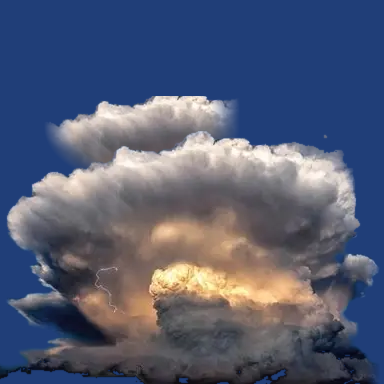
#> input picture assets-src/pixel-practice/r30-cumulonimbus/composite.png, 384 x 384 px
$ python reshape.py
#> lines starting #> are read from the running program, lines starting #| are printed output that depends on the picture
"""形を変えた積乱雲（compose.py で組んだ composite.png）を、wide.py と同じやり方でドットにする（2026-10-05）。
書き出しは reshape.txt / pal-reshape.json / reshape.png。

以下は wide.py の説明: 積乱雲を、横に広げる（2026-10-05、人間の指示「この感じを崩さないで形を変えて。横に広げるように」）。
natural.py と同じ作り方で、縦の高さはそのまま、横だけ 1.375 倍（256 → 352）にのばしてから、ドットにする
（のばしたあとでドットにするので、ドットはつぶれない）。絵は 352×256。前の版は cumulonimbus-v2.*。

以下は natural.py の説明: 積乱雲のトレースを、少し自然にする（2026-10-05、人間の指示「これを少し自然な感じにして」）。
trace.py の版（cumulonimbus-v1.*）は、色の面がまだらで、色の境と外のふちがぎざぎざだった。ここでは:
- 縮めたあと、3×3 の中央値でならして、こまかなまだらを消す（形はそのまま）。
- 色は 32 色。となり合う2色のあいだの色は、2×2 の市松で1ドットずつまぜる（なめらかなグラデーション）。
  まぜるのは、ちょうどあいだの所だけ（ざらざらにしない）。
- 外のふちは、空と雲がまざる所（写真で少し青い所）を、市松の「うすい雲」にする（ふちがやわらかく、少し透けて見える）。
- 底は、まっすぐ切れないよう、下へ行くほどうすくして、市松で消えていくようにする。
空はとうめい。雲の本体だけ。256×256（下にそろえる）。"""
import json
import math
from PIL import Image, ImageFilter

import sys
SRC = sys.argv[1] if len(sys.argv) > 1 else "composite.png"     # 重ねた絵
OUTN = sys.argv[2] if len(sys.argv) > 2 else "reshape"          # 書き出しの名前
src = Image.open(SRC).convert("RGB")
#> src is the input picture: PIL image 384x384 RGB; mean R, G, B 83.6, 91.3, 115.6
crop = src
h = round(crop.height * 256 / 384)            # 重ねた絵 384 → 256（たて）、384 → 352（よこ）。採用した雲と同じ縮め方
#> h = 256
w = round(crop.width * 352 / 384)
#> w = 352
small = crop.resize((w, h), Image.LANCZOS).filter(ImageFilter.MedianFilter(3))
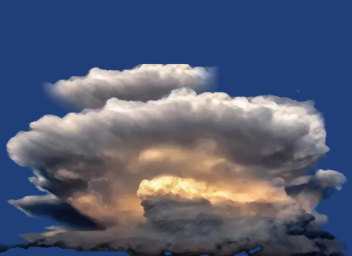
#> small: PIL image 352x256 RGB; mean R, G, B 83.6, 91.2, 115.6
px = small.load()
S = 256
SW = w
#> SW = 352
BAYER = [[0.125, 0.625], [0.875, 0.375]]


def hsh(x, y):
    n = (x * 374761393 + y * 668265263) & 0xFFFFFFFF
    n = (n ^ (n >> 13)) * 1274126177 & 0xFFFFFFFF
    return (n & 0xFFFF) / 65535


def noise(x, s):
    i = math.floor(x / s)
    f = x / s - i
    a, b = hsh(i, 7), hsh(i + 1, 7)
    return a + (b - a) * f * f * (3 - 2 * f)


# 雲らしさ（0=空 1=雲）
def cloudness(r, g, b):
    return max(0.0, min(1.0, (78 - (b - r)) / 34))

alpha = [[cloudness(*px[x, y]) for x in range(w)] for y in range(h)]
#> alpha = 256 items
for x in range(w):                                   # 底: 下へ行くほどうすくなり、市松で消えていく（まっすぐ切れない）
    depth = 6 + noise(x, 30) * 8
    for y in range(h - 16, h):
        k = (h - 1 - y) / depth
        if k < 1:
            alpha[y][x] = min(alpha[y][x], 0.3 + 0.32 * k)
# 上の方で、空の青が多くまざった所（写真の右上の、うすいかすみ）は、うすい雲にする（四角い面に見えないよう）
for y in range(int(h * 0.4)):
    for x in range(w):
        r, g, b = px[x, y]
        if b - r > 36:
            alpha[y][x] = min(alpha[y][x], 0.5)
solid = [[alpha[y][x] >= 0.62 for x in range(w)] for y in range(h)]
#> solid = 256 items
thin = [[0.3 <= alpha[y][x] < 0.62 for x in range(w)] for y in range(h)]
#> thin = 256 items
# 雲の本体（いちばん大きなかたまり）
seen = [[False] * w for _ in range(h)]
best = []
for y0 in range(h):
    for x0 in range(w):
        if solid[y0][x0] and not seen[y0][x0]:
            comp, st = [], [(x0, y0)]
            seen[y0][x0] = True
            while st:
                x, y = st.pop()
                comp.append((x, y))
                for nx, ny in ((x + 1, y), (x - 1, y), (x, y + 1), (x, y - 1)):
                    if 0 <= nx < w and 0 <= ny < h and solid[ny][nx] and not seen[ny][nx]:
                        seen[ny][nx] = True
                        st.append((nx, ny))
            if len(comp) > len(best):
                best = comp
#> after the loop, best = 47611 items; seen = 256 items
body = set(best)
#> body = 47611 items
# うすい雲は、本体から2ドット以内だけ
near = set()
for (x, y) in body:
    for dy in range(-2, 3):
        for dx in range(-2, 3):
            near.add((x + dx, y + dy))
#> this loop made 47611 passes
#> (x, y) on passes 1 to 3: (165, 216), (206, 217), (150, 93)
#> after the loop, near = 50631 items
# 色を32色に（本体の色から）
pts = [px[x, y] for (x, y) in body]
#> pts = 47611 items
tmp = Image.new("RGB", (len(pts), 1))
tmp.putdata(pts)
q = tmp.quantize(colors=32, method=Image.MEDIANCUT, kmeans=4)
pal = q.getpalette()[:32 * 3]
#> pal = 96 values, max 249 at index 6, min 13 at index 93, mean 122.4
colors = [tuple(pal[i * 3:i * 3 + 3]) for i in range(32)]
#> colors = 32 items, first 6: (244, 233, 222), (224, 213, 205), (249, 224, 162), (208, 197, 191), (191, 181, 178), (235, 190, 135)


def two_nearest(c):
    d = sorted(range(32), key=lambda i: sum((colors[i][k] - c[k]) ** 2 for k in range(3)))
    return d[0], d[1]


def between(c, a, b):
    A, B = colors[a], colors[b]
    v = [B[k] - A[k] for k in range(3)]
    vv = sum(t * t for t in v) or 1
    return max(0.0, min(1.0, sum((c[k] - A[k]) * v[k] for k in range(3)) / vv))

idx = [[-1] * w for _ in range(h)]
for (x, y) in body:
    c = px[x, y]
    a, b = two_nearest(c)
    t = between(c, a, b)
    k = a
    if 0.36 < t < 0.64 and BAYER[y % 2][x % 2] < t:   # ちょうどあいだの所だけ、市松でまぜる
        k = b
    idx[y][x] = k
#> this loop made 47611 passes
#> (x, y, c, a, b, A in between, B in between, v in between) on passes 1 to 8: (165, 216, (83, 83, 84), 25, 22, (79, 79, 86), (90, 85, 91), [11, 6, 5]), (206, 217, (83, 85, 90), 22, 25, (90, 85, 91), (79, 79, 86), [-11, -6, -5]), (150, 93, (91, 87, 93), 22, 21, (90, 85, 91), (94, 92, 98), [4, 7, 7]), (241, 211, (149, 120, 102), 14, 11, (145, 115, 100), (161, 125, 102), [16, 10, 2]), (282, 212, (160, 141, 133), 9, 7, (146, 141, 146), (160, 154, 156), [14, 13, 10]), (315, 160, (74, 84, 99), 23, 25, (74, 88, 113), (79, 79, 86), [5, -9, -27]), (53, 160, (45, 48, 62), 29, 30, (46, 50, 65), (28, 37, 56), [-18, -13, -9]), (92, 88, (159, 155, 156), 7, 9, (160, 154, 156), (146, 141, 146), [-14, -13, -10])
#> (x, y) on passes 16 to 21: (145, 99), (236, 217), (310, 166), (48, 166), (122, 115), (180, 93)
# うすい雲（ふち）: 市松で半分だけ、明るめの色を置く
light = sorted(range(32), key=lambda i: -sum(colors[i]))
for y in range(h):
    for x in range(w):
        if thin[y][x] and (x, y) in near and (x, y) not in body and (x + y) % 2 == 0:
            c = px[x, y]
            # 空の青が少しまざった色に近い、雲の色
            a, _ = two_nearest((min(255, c[0] + 20), min(255, c[1] + 16), c[2]))
            idx[y][x] = a
# ぽつんと1ドットの色（市松でないもの）を、まわりの色に
for y in range(1, h - 1):
    for x in range(1, w - 1):
        k = idx[y][x]
        if k < 0 or (x, y) not in body:
            continue
        nb = [idx[y][x - 1], idx[y][x + 1], idx[y - 1][x], idx[y + 1][x]]
        dg = [idx[y - 1][x - 1], idx[y + 1][x + 1], idx[y - 1][x + 1], idx[y + 1][x - 1]]
        if all(n != k for n in nb) and -1 not in nb and k not in dg:
            idx[y][x] = max(set(nb), key=nb.count)
keys = "ABCDEFGHIJKLMNOPQRSTUVWXYZabcdef"
rows = ["." * SW] * (S - h) + ["".join(keys[k] if k >= 0 else "." for k in r) for r in idx]
used = sorted(set("".join(rows)) - {"."})
open(OUTN + ".txt", "w").write("\n".join(rows) + "\n")
json.dump({keys[i]: "#%02x%02x%02x" % colors[i] for i in range(32) if keys[i] in used}, open("pal-" + OUTN + ".json", "w"))
im = Image.new("RGBA", (SW, S), (0, 0, 0, 0))
#> im: PIL image 352x256 RGBA; every value is 0
for y, r in enumerate(rows):
    for x, ch in enumerate(r):
        if ch != ".":
            im.putpixel((x, y), colors[keys.index(ch)] + (255,))
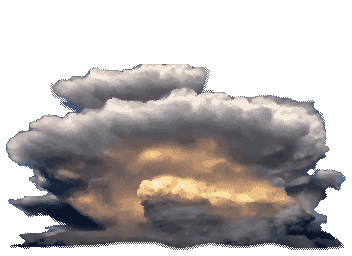
#> im: PIL image 352x256 RGBA; mean R, G, B, A 68.2, 62.7, 61.7, 136.6; transparent parts drawn white
im.save(OUTN + ".png")
print("ok colors", len(used))
#| ok colors 32

$ run again, with assets-src/pixel-practice/r30-cumulonimbus/cumulonimbus-v1.png copied over assets-src/pixel-practice/r30-cumulonimbus/composite.png
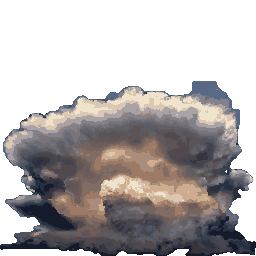
#> input picture assets-src/pixel-practice/r30-cumulonimbus/cumulonimbus-v1.png, 256 x 256 px
#> `small = crop.resize((w, h), Image.LANCZOS).filter(ImageFilter.MedianFi..`:
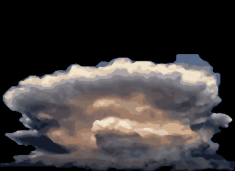
#> small: PIL image 235x171 RGB; mean R, G, B 62.8, 58.4, 58.4
#> alpha = 171 items
#> after the loop `for y0 in range(h):`: best = 37211 items; seen = 171 items
#> body = 37211 items
#> the loop `for (x, y) in body:` made 37211 passes
#> (x, y) on passes 1 to 3: (113, 26), (16, 93), (90, 42)
#> after the loop `for (x, y) in body:`: near = 39087 items
#> pts = 37211 items
#> pal = 96 values, max 239 at index 0, min 0 at index 93, mean 107.6
#> colors = 32 items, first 6: (239, 226, 203), (229, 213, 191), (217, 198, 179), (190, 179, 172), (206, 173, 143), (190, 158, 133)
#> the loop `for (x, y) in body:` made 37211 passes
#> (x, y) on passes 16 to 18: (145, 99), (219, 48), (104, 98)
#> after the loop `for y, r in enumerate(rows):`:
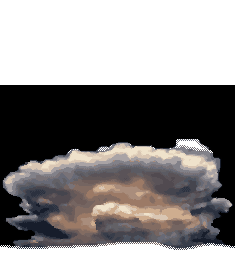
#> im: PIL image 235x256 RGBA; mean R, G, B, A 40.3, 37.1, 36.6, 159.3; transparent parts drawn white
#| ok colors 32
